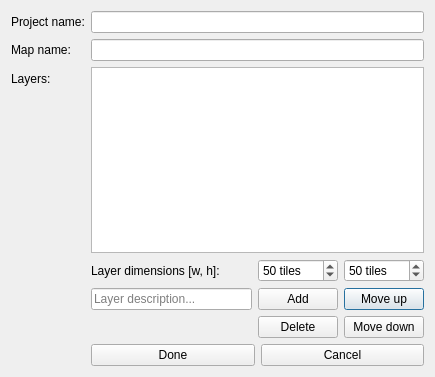
<?xml version="1.0" encoding="UTF-8"?>
<ui version="4.0">
 <class>PrjWizard</class>
 <widget class="QDialog" name="PrjWizard">
  <property name="geometry">
   <rect>
    <x>0</x>
    <y>0</y>
    <width>435</width>
    <height>377</height>
   </rect>
  </property>
  <property name="windowTitle">
   <string>Project Setup</string>
  </property>
  <property name="modal">
   <bool>false</bool>
  </property>
  <layout class="QFormLayout" name="formLayout_2">
   <property name="fieldGrowthPolicy">
    <enum>QFormLayout::AllNonFixedFieldsGrow</enum>
   </property>
   <item row="0" column="0">
    <widget class="QLabel" name="lPrjName">
     <property name="text">
      <string>Project name:</string>
     </property>
    </widget>
   </item>
   <item row="0" column="1">
    <widget class="QLineEdit" name="tbPrjName"/>
   </item>
   <item row="1" column="0">
    <widget class="QLabel" name="lMapName">
     <property name="text">
      <string>Map name:</string>
     </property>
    </widget>
   </item>
   <item row="1" column="1">
    <widget class="QLineEdit" name="tbMapName"/>
   </item>
   <item row="2" column="0">
    <widget class="QLabel" name="lLayers">
     <property name="text">
      <string>Layers:</string>
     </property>
    </widget>
   </item>
   <item row="2" column="1">
    <widget class="QListWidget" name="lbLayers">
     <property name="horizontalScrollMode">
      <enum>QAbstractItemView::ScrollPerPixel</enum>
     </property>
    </widget>
   </item>
   <item row="3" column="1">
    <layout class="QGridLayout" name="layerLayout">
     <item row="3" column="0" alignment="Qt::AlignLeft">
      <widget class="QLabel" name="lDimensions">
       <property name="text">
        <string>Layer dimensions [w, h]:</string>
       </property>
      </widget>
     </item>
     <item row="3" column="2">
      <widget class="QSpinBox" name="sbHeight">
       <property name="suffix">
        <string> tiles</string>
       </property>
       <property name="minimum">
        <number>20</number>
       </property>
       <property name="maximum">
        <number>100</number>
       </property>
       <property name="value">
        <number>50</number>
       </property>
      </widget>
     </item>
     <item row="3" column="1">
      <widget class="QSpinBox" name="sbWidth">
       <property name="suffix">
        <string> tiles</string>
       </property>
       <property name="minimum">
        <number>20</number>
       </property>
       <property name="maximum">
        <number>100</number>
       </property>
       <property name="value">
        <number>50</number>
       </property>
      </widget>
     </item>
     <item row="4" column="2">
      <widget class="QPushButton" name="bUp">
       <property name="text">
        <string>Move up</string>
       </property>
      </widget>
     </item>
     <item row="5" column="2">
      <widget class="QPushButton" name="bDown">
       <property name="text">
        <string>Move down</string>
       </property>
      </widget>
     </item>
     <item row="5" column="1">
      <widget class="QPushButton" name="bDelete">
       <property name="text">
        <string>Delete</string>
       </property>
      </widget>
     </item>
     <item row="4" column="1">
      <widget class="QPushButton" name="bAdd">
       <property name="text">
        <string>Add</string>
       </property>
      </widget>
     </item>
     <item row="4" column="0">
      <widget class="QLineEdit" name="tbDescr">
       <property name="toolTip">
        <string>Layer description</string>
       </property>
       <property name="inputMask">
        <string/>
       </property>
       <property name="placeholderText">
        <string>Layer description...</string>
       </property>
      </widget>
     </item>
    </layout>
   </item>
   <item row="4" column="1">
    <layout class="QHBoxLayout" name="controlLayout" stretch="0,0">
     <item>
      <widget class="QPushButton" name="bDone">
       <property name="text">
        <string>Done</string>
       </property>
      </widget>
     </item>
     <item>
      <widget class="QPushButton" name="bCancel">
       <property name="text">
        <string>Cancel</string>
       </property>
      </widget>
     </item>
    </layout>
   </item>
  </layout>
 </widget>
 <resources/>
 <connections/>
</ui>
